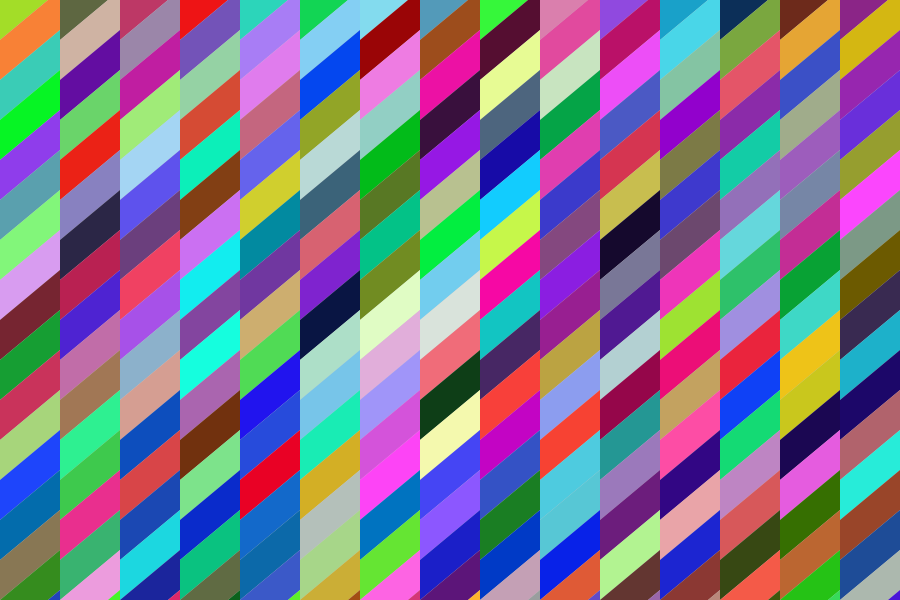
Frame 1 (no input)
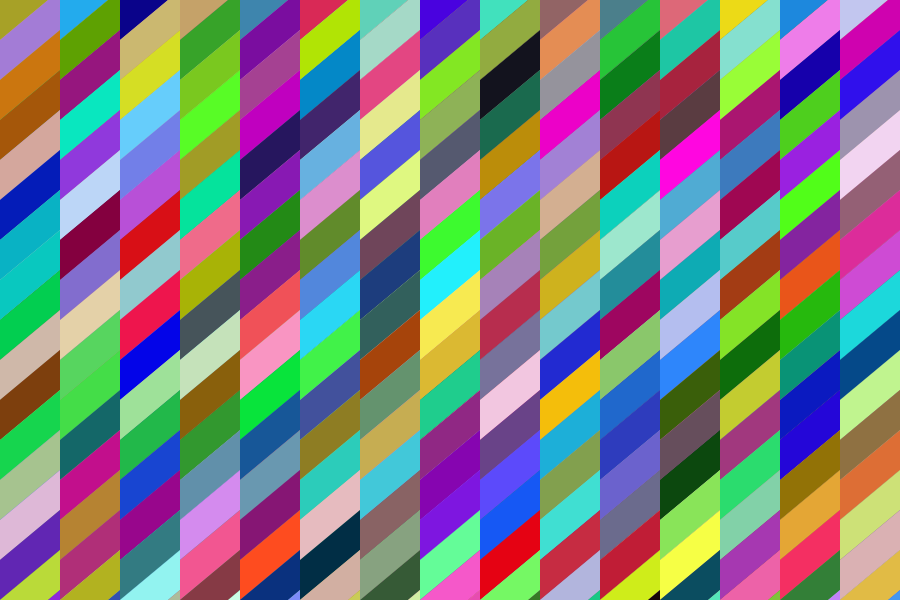
Frame 2 (the mouse pressed at the canvas centre, redrawn once)

The Processing sketch that drew these frames (run headless with seeded random() and noise(); the mouse was pressed at the canvas centre and the sketch redrawn once):

// Processing sketch: codingBridgetRiley_04
// ── codingBridgetRiley_04.pde
// A sketch attempting to recreate the work of Bridget Riley
// After examining her work, 'Cool Place',
// the first step is to create the basica element:
// a parallelogram using quad()

// a quad() is created by specifying 4 points counter clockwise
// the x and y coordinates of our 4 points
float[] x = new float[4];
float[] y = new float[4];

// the height of on of the sides
float quadSideHeight=40;

// the width of the quad()
float quadWidth=60;

// the amount the right side is shifted up
float quadSkew=50;

void setup() {
  size(900, 600);
  noLoop();
}

void draw() {

  // calculate how many parallelograms to draw vertically
  int qty_rows = int(height/(quadSideHeight))+4;
  // calculate how many parallelograms to draw horizontally
  int qty_cols = int(height/(quadSideHeight))+4;
  
  // draw the "grid" of parallelograms!
  for (int y = 0; y < qty_rows; y++) {
    
    for (int x = 0; x < qty_cols; x++) {
      
      color fillColor = color(random(256), random(256), random(256));
      fill(fillColor);
      
      drawParallelogram(x*quadWidth, y*quadSideHeight);
      
    }
    
  }
  
}

void drawParallelogram(float _x, float _y) {

  // a function that performs the calculations of the points
  calculatePoints(_x, _y);

  noStroke();
  quad(x[0], y[0], x[1], y[1], x[2], y[2], x[3], y[3]);
  
}

void calculatePoints(float _x, float _y) {
  
  // 1st point, the origin
  x[0]=_x;
  y[0]=_y;
  
  // 2nd point, move up from the origin
  x[1]=x[0];
  y[1]=y[0]-quadSideHeight;
  
  // 3rd point, move right and then up
  x[2]=_x+quadWidth;
  y[2]=_y-(quadSideHeight+quadSkew);
  
  // 4th point, move down to finish the shape
  x[3]=x[2];
  y[3]=y[2]+quadSideHeight;
  
}
